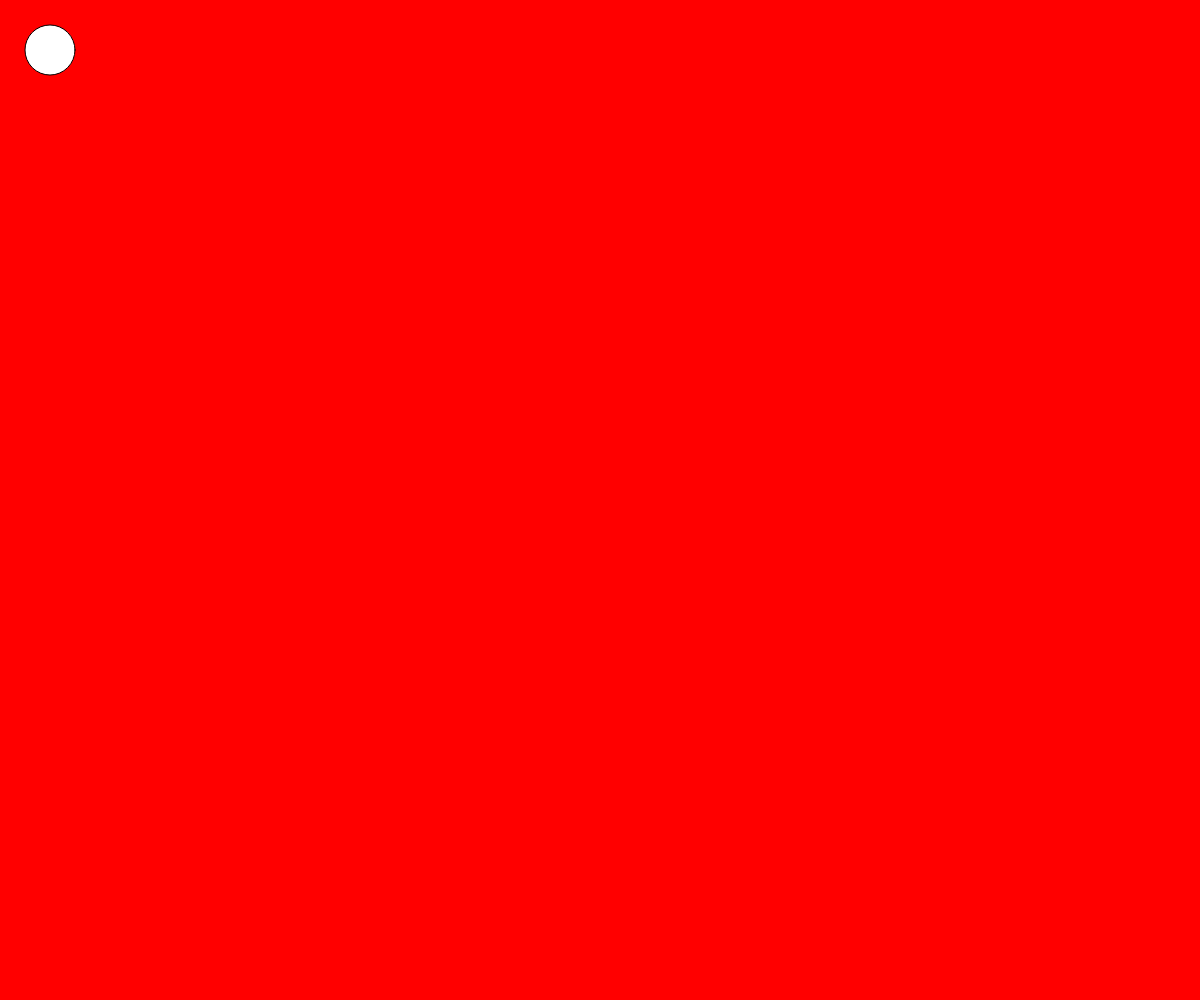
Frame 1 (no input)
Frame 60 (no input): identical to frame 1, image omitted
Frame 120 (the mouse pressed at the canvas centre since frame 60): identical to frame 1, image omitted

The p5.js sketch that drew this single still picture (run headless with seeded random() and noise() and a simulated clock; from frame 60 on, the mouse is pressed at the canvas centre):

// p5.js sketch
// ── sketch.js
function setup() {
  // put setup code here
    createCanvas(windowWidth, windowHeight);
    size = random(20,100)
}
function draw() {
  // put drawing code here
    background(255,0,0)
    ellipse(50, 50, 50, 50);
}

function windowResized() {
    resizeCanvas(windowWidth, windowHeight);
    console.log("resize");
}
